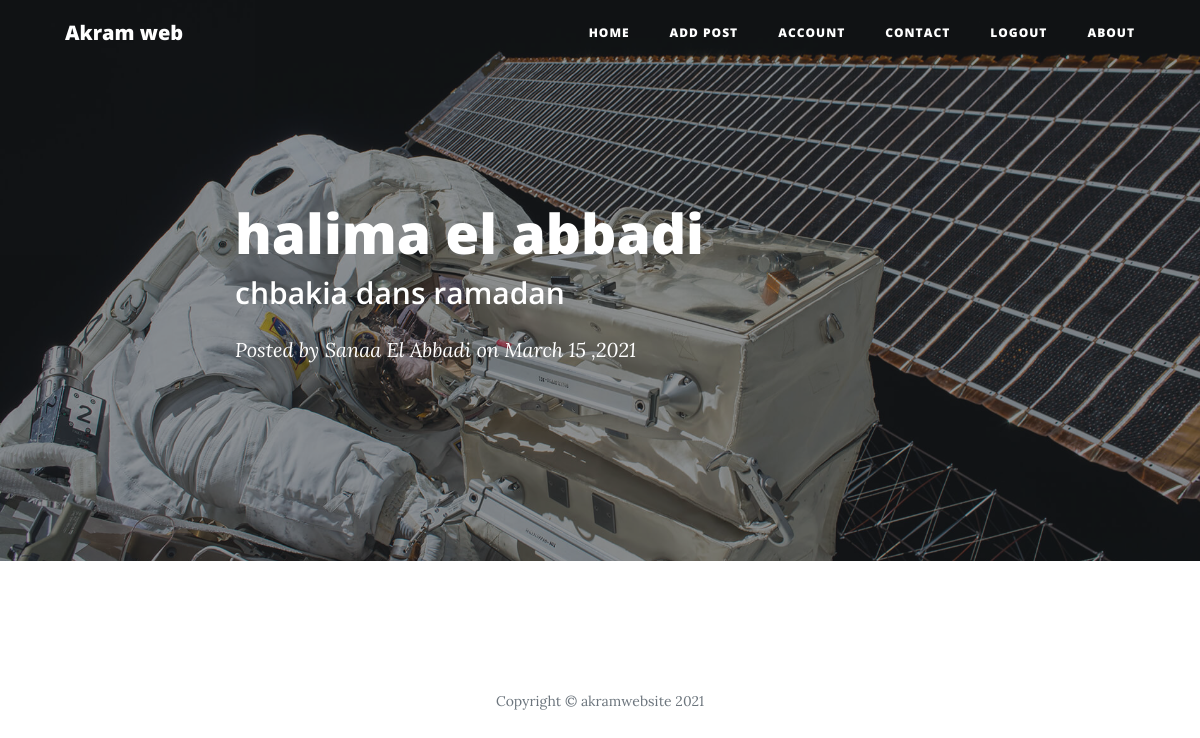
Screenshot of /post/3 (signed in) with the database file from the repository.
### website/models.py (models this page shows, shortened)
class Blogpost(db.Model):
	id = db.Column(db.Integer, primary_key=True)
	title = db.Column(db.String(50))
	subtitle = db.Column(db.String(50))
	user_id = db.Column(db.Integer, db.ForeignKey('user.id'), nullable=False)
	date_posted = db.Column(db.DateTime, default=func.now())
	content = db.Column(db.Text)

class User(db.Model, UserMixin):
	id = db.Column(db.Integer, primary_key=True)
	email = db.Column(db.String(150), unique=True)
	password = db.Column(db.String(150))
	first_name = db.Column(db.String(150))
	notes = db.relationship('Blogpost', backref='author', lazy=True)

### website/posts.py (the view)
@posts.route('/post/<int:post_id>')
def post(post_id):
	post = Blogpost.query.get_or_404(post_id)
	date_posted = post.date_posted.strftime('%B %d, %Y')
	return render_template('post.html', post=post, date_posted=date_posted, user=current_user)

### website/__init__.py (called while the page is built)
def create_app():
	app = Flask(__name__)
	app.config['SECRET_KEY'] = 'akfaksamfnkask'
	app.config['SQLALCHEMY_DATABASE_URI'] = f'sqlite:///{DB_NAME}'
	app.config['MAIL_SERVER'] = 'smtp.googlemail.com'
	app.config['MAIL_PORT'] = 587
	app.config['MAIL_USE_TLS'] = True
	app.config['MAIL_USERNAME'] = os.environ.get('MAIL_USERNAME')
	app.config['MAIL_PASSWORD'] = os.environ.get('MAIL_PASSWORD')
	db.init_app(app)
	from .views import views
	from .auth import auth
	from .handlers import errors
	from .posts import posts
	app.register_blueprint(views, url_prefix='/')
	app.register_blueprint(auth, url_prefix='/')
	app.register_blueprint(errors)
	app.register_blueprint(posts, url_prefix='/')
	from .models import User
	create_database(app)
	login_manager.init_app(app)
	mail.init_app(app)
	@login_manager.user_loader
	def load_user(id):
		return User.query.get(int(id))
	return app

### website/templates/post.html (shortened to what this page needs)
{% extends "base.html" %}
{% block content %}
  <header class="masthead" style="background-image: url('{{ url_for('static', filename='post-bg.jpg') }}')">
    <div class="overlay">akrm</div>
    <div class="container">
      <div class="row">
        <div class="col-lg-8 col-md-10 mx-auto">
          <div class="post-heading">
            <h1>{{ post.title }}</h1>
            <h2 class="subheading">{{ post.subtitle }}</h2>
            <span class="meta">Posted by
              {{ post.author.first_name }}
              on {{ post.date_posted.strftime('%B %d ,%Y') }}
          	</span>
          </div>
        </div>
      </div>
    </div>
  </header>
{% endblock %}

### rows the page displays
Blogpost: title "halima el abbadi", subtitle "chbakia dans ramadan", date_posted "March 15 ,2021"
User: author.first_name "Sanaa El Abbadi"
